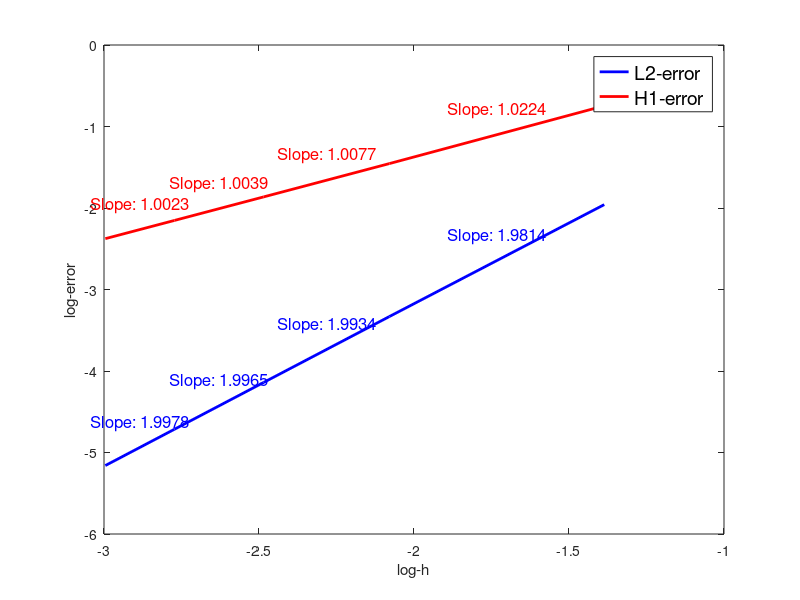

Write MATLAB code to recreate this figure.
function [L2_error, H1_error, log_L2_error, log_H1_error, L2_rate_error, H1_rate_error] = convergence_analysis_Q4()
    figure;
    h = [1/4,1/8, 1/12, 1/16, 1/20];
    log_h = log(h);
    
    
    
    % =========================================================================
    % deg=1
    L2_error = [0.141071528252743, 0.035725774086503, 0.015920886102558, 0.008964554475447, 0.005740164529741];
    log_L2_error = log(L2_error);
    H1_error = [0.474091663610600, 0.233385771108423, 0.155106842982818, 0.116200638790383,0.092912126193956 ];
    log_H1_error = log(H1_error);
    
    % =========================================================================
    
    
    
    h1 = plot(log_h, log_L2_error,'b-', 'LineWidth', 2);
    hold on;
    h2 = plot(log_h, log_H1_error,'r-', 'LineWidth', 2);
    xlabel("log-h");
    ylabel("log-error");
    legend('L2-error', 'H1-error','Location', 'Best', 'FontSize', 14, 'Box', 'on');
    
    % rate of error
    L2_rate_error = zeros(length(log_h)-1,1);
    H1_rate_error = zeros(length(log_h)-1,1);
    for ii = 1:length(log_h)-1
        L2_rate_error(ii) = (log_L2_error(ii+1) - log_L2_error(ii))/(log_h(ii+1)-log_h(ii));
        H1_rate_error(ii) = (log_H1_error(ii+1) - log_H1_error(ii))/(log_h(ii+1)-log_h(ii));
    end

    % add slope text
    for seg = 1:length(log_h)-1
        x_mid = mean(log_h(seg:seg+1));
        y_mid_L2 = mean(log_L2_error(seg:seg+1)) + 0.2;
        y_mid_H1 = mean(log_H1_error(seg:seg+1)) + 0.2;
        text(x_mid, y_mid_L2, sprintf('Slope: %.4f',L2_rate_error(seg)),...
            'Color', 'b',...
            'HorizontalAlignment', 'center',...
            'VerticalAlignment', 'bottom',...
            'FontSize', 12);
        text(x_mid, y_mid_H1, sprintf('Slope: %.4f',H1_rate_error(seg)),...
            'Color', 'r',...
            'HorizontalAlignment', 'center',...
            'VerticalAlignment', 'bottom',...
            'FontSize', 12);
    end
    legend('show'); 
    hold off;

    fprintf('\n                           Convergence\n');
    fprintf('-------------------------------------------------------------------------------\n');
    fprintf('\tgrid\teL2\t\teH1\t\tlog(eL1)\tlog(eH1)\n');
    
    for i = 1:length(log_h)
        eL2 = L2_error(i);
        eH1 = H1_error(i);
        logeL2 = log_L2_error(i);  
        logeH1 = log_H1_error(i);
        
        % print
        line = sprintf('\t%d\t%.8f\t%.8f\t%.8f\t%.8f\n', i, eL2, eH1, logeL2, logeH1);
        fprintf('%s\n', line);
    end


end